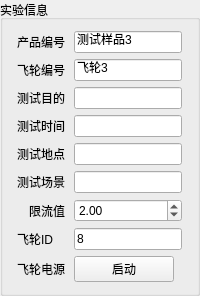
         <widget class="QGroupBox" name="groupBox_15">
          <property name="title">
           <string>实验信息</string>
          </property>
          <layout class="QGridLayout" name="gridLayout_119">
           <item row="3" column="0">
            <widget class="QLabel" name="label_107">
             <property name="sizePolicy">
              <sizepolicy hsizetype="Fixed" vsizetype="Preferred">
               <horstretch>0</horstretch>
               <verstretch>0</verstretch>
              </sizepolicy>
             </property>
             <property name="text">
              <string>测试时间</string>
             </property>
            </widget>
           </item>
           <item row="3" column="1">
            <widget class="QLineEdit" name="lineEdit_exp_time_3">
             <property name="sizePolicy">
              <sizepolicy hsizetype="Preferred" vsizetype="Fixed">
               <horstretch>0</horstretch>
               <verstretch>0</verstretch>
              </sizepolicy>
             </property>
             <property name="maximumSize">
              <size>
               <width>130</width>
               <height>16777215</height>
              </size>
             </property>
             <property name="text">
              <string/>
             </property>
            </widget>
           </item>
           <item row="4" column="0">
            <widget class="QLabel" name="label_108">
             <property name="text">
              <string>测试地点</string>
             </property>
            </widget>
           </item>
           <item row="4" column="1">
            <widget class="QLineEdit" name="lineEdit_exp_address_3">
             <property name="sizePolicy">
              <sizepolicy hsizetype="Fixed" vsizetype="Fixed">
               <horstretch>0</horstretch>
               <verstretch>0</verstretch>
              </sizepolicy>
             </property>
             <property name="maximumSize">
              <size>
               <width>130</width>
               <height>16777215</height>
              </size>
             </property>
            </widget>
           </item>
           <item row="5" column="0">
            <widget class="QLabel" name="label_109">
             <property name="text">
              <string>测试场景</string>
             </property>
            </widget>
           </item>
           <item row="5" column="1">
            <widget class="QLineEdit" name="lineEdit_exp_environment_3">
             <property name="sizePolicy">
              <sizepolicy hsizetype="Fixed" vsizetype="Fixed">
               <horstretch>0</horstretch>
               <verstretch>0</verstretch>
              </sizepolicy>
             </property>
             <property name="maximumSize">
              <size>
               <width>130</width>
               <height>16777215</height>
              </size>
             </property>
            </widget>
           </item>
           <item row="6" column="0">
            <widget class="QLabel" name="label_623">
             <property name="text">
              <string>限流值</string>
             </property>
             <property name="alignment">
              <set>Qt::AlignRight|Qt::AlignTrailing|Qt::AlignVCenter</set>
             </property>
            </widget>
           </item>
           <item row="6" column="1">
            <widget class="QDoubleSpinBox" name="doubleSpinBox_limit_current_3">
             <property name="decimals">
              <number>2</number>
             </property>
             <property name="singleStep">
              <double>0.100000000000000</double>
             </property>
             <property name="value">
              <double>2.000000000000000</double>
             </property>
            </widget>
           </item>
           <item row="8" column="0">
            <widget class="QLabel" name="label_104">
             <property name="sizePolicy">
              <sizepolicy hsizetype="Fixed" vsizetype="Preferred">
               <horstretch>0</horstretch>
               <verstretch>0</verstretch>
              </sizepolicy>
             </property>
             <property name="text">
              <string>飞轮电源</string>
             </property>
            </widget>
           </item>
           <item row="8" column="1">
            <widget class="QPushButton" name="pushButton_system_power_3">
             <property name="maximumSize">
              <size>
               <width>100</width>
               <height>16777215</height>
              </size>
             </property>
             <property name="text">
              <string>启动</string>
             </property>
            </widget>
           </item>
           <item row="0" column="0">
            <widget class="QLabel" name="label_106">
             <property name="sizePolicy">
              <sizepolicy hsizetype="Fixed" vsizetype="Preferred">
               <horstretch>0</horstretch>
               <verstretch>0</verstretch>
              </sizepolicy>
             </property>
             <property name="text">
              <string>产品编号</string>
             </property>
            </widget>
           </item>
           <item row="0" column="1">
            <widget class="QLineEdit" name="lineEdit_product_no_3">
             <property name="sizePolicy">
              <sizepolicy hsizetype="Preferred" vsizetype="Fixed">
               <horstretch>0</horstretch>
               <verstretch>0</verstretch>
              </sizepolicy>
             </property>
             <property name="maximumSize">
              <size>
               <width>130</width>
               <height>16777215</height>
              </size>
             </property>
             <property name="text">
              <string>测试样品3</string>
             </property>
            </widget>
           </item>
           <item row="1" column="0">
            <widget class="QLabel" name="label_105">
             <property name="sizePolicy">
              <sizepolicy hsizetype="Fixed" vsizetype="Preferred">
               <horstretch>0</horstretch>
               <verstretch>0</verstretch>
              </sizepolicy>
             </property>
             <property name="text">
              <string>飞轮编号</string>
             </property>
            </widget>
           </item>
           <item row="1" column="1">
            <widget class="QLineEdit" name="lineEdit_exp_fw_id_3">
             <property name="sizePolicy">
              <sizepolicy hsizetype="Preferred" vsizetype="Fixed">
               <horstretch>0</horstretch>
               <verstretch>0</verstretch>
              </sizepolicy>
             </property>
             <property name="maximumSize">
              <size>
               <width>130</width>
               <height>16777215</height>
              </size>
             </property>
             <property name="text">
              <string>飞轮3</string>
             </property>
            </widget>
           </item>
           <item row="2" column="0">
            <widget class="QLabel" name="label_110">
             <property name="sizePolicy">
              <sizepolicy hsizetype="Fixed" vsizetype="Preferred">
               <horstretch>0</horstretch>
               <verstretch>0</verstretch>
              </sizepolicy>
             </property>
             <property name="text">
              <string>测试目的</string>
             </property>
            </widget>
           </item>
           <item row="2" column="1">
            <widget class="QLineEdit" name="lineEdit_exp_aim_3">
             <property name="sizePolicy">
              <sizepolicy hsizetype="Preferred" vsizetype="Fixed">
               <horstretch>0</horstretch>
               <verstretch>0</verstretch>
              </sizepolicy>
             </property>
             <property name="maximumSize">
              <size>
               <width>130</width>
               <height>16777215</height>
              </size>
             </property>
             <property name="text">
              <string/>
             </property>
            </widget>
           </item>
           <item row="7" column="0">
            <widget class="QLabel" name="label_331">
             <property name="text">
              <string>飞轮ID</string>
             </property>
            </widget>
           </item>
           <item row="7" column="1">
            <widget class="QLineEdit" name="lineEdit_fwid_3">
             <property name="sizePolicy">
              <sizepolicy hsizetype="Fixed" vsizetype="Fixed">
               <horstretch>0</horstretch>
               <verstretch>0</verstretch>
              </sizepolicy>
             </property>
             <property name="text">
              <string>8</string>
             </property>
            </widget>
           </item>
          </layout>
         </widget>
